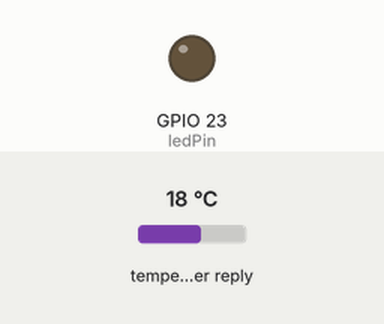
The sketch below on a simulated ESP32. On the bench: output pins drawn as LEDs (lit = HIGH). The inputs (shaded band) are chosen by the test bench; at power-on: temperature in the weather reply 18 °C. WiFi joins after 1.5 s; servers stay silent unless stated; the local clock reads 2024-03-15 10:24:30 at power-on unless the sketch sets it; web services answer with replies made up by the test bench; what the sketch prints to the serial monitor is not drawn.

Above: at 0.1 s.
At 4.9 s:
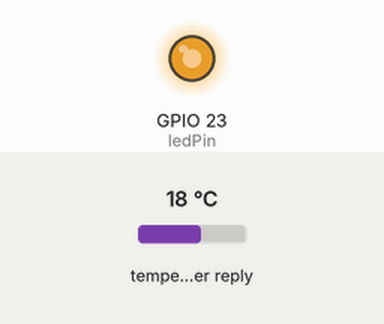
Timing chart, 0 to 6.4 s (numbered marks = the images above):
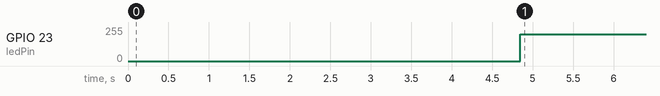

The sketch:

ESP32_script.ino
```cpp
#include <WiFi.h>  //Used to connect to a WiFi network
#include <HTTPClient.h> //Used to send HTTP requests
#include <ArduinoJson.h> //Used to process json documents

// Necessary parameters for use of PWM on ESP32 boards
const int channel = 0; //Number of the channel on which the PWM signal will be transmitted
const int freq = 1000; //PWM frequency of 1kHz
const int res = 8; //8-bit resolution, 256 values
const int ledPin = 23; //Pin of the ESP32 connected to the MOSFET

// WiFi and meteo API configurations
const char* ssid = "YOUR_WIFI_NAME_HERE";
const char* password = "YOUR_WIFI_PASSWORD_HERE";
const char* apiKey = "YOUR_API_KEY_HERE"; //API key provided by OpenWeatherMap
const char* server = "api.openweathermap.org"; //URL to request the meteorological data

// Working hours and time API configurations
const char* timeUrl = "http://worldtimeapi.org/api/timezone/Europe/Paris"; // URL to request the time of a city, the city and region can be changed
const int startHour = 7; // Starting hour of the lighting, can be changed here
const int endHour = 21; // Ending hour of the lighting, can be changed here

void setup()
{
  ledcSetup(channel, freq, res); // Creating a PWM signal with a frequency of freq and a resolution of res
  ledcAttachPin(ledPin, channel); // Connecting a pin of the ESP32 to the PWM generating channel

  Serial.begin(9600);
  WiFi.begin(ssid, password);
  while (WiFi.status() != WL_CONNECTED) // Verifying that the device is connected to WiFi
  {
    Serial.println("Connecting to WiFi...");
    delay(2000);
  }
  Serial.println("Connected to WiFi");
}

void loop()
{
  if(WiFi.status() == WL_CONNECTED) // Verify the WiFi connection
  {
    int hour = 0;
    HTTPClient httpTime;
    httpTime.begin(timeUrl);
    int httpTimeCode = httpTime.GET();
    if(httpTimeCode>0) // Verifying that the HTTP request for time was correctly processed
    {
      String payload = httpTime.getString();
      DynamicJsonDocument time(1024);
      deserializeJson(time, payload);
      String datetime = time["datetime"];
      hour = datetime.substring(11,13).toInt();
    }
    else
    {
      Serial.println("There was an error in the time API request.");
    }

    if(hour>=startHour && hour<endHour) // Verifying if the time corresponds to the activation time zone
    {
      HTTPClient http;
      String url = String("http://") + server + "/data/2.5/weather?lat=YOUR_LATITUDE&lon=YOUR_LONGITUDE&appid=" + apiKey; // Change the latitude and longitude by yours
      http.begin(url);
      int httpCode = http.GET();
      delay(2000);

      if(httpCode>0) // Verifying that the HTTP request for meteo was correctly processed
      {
        String payload = http.getString();
        Serial.println(payload);
        DynamicJsonDocument meteo(1024);
        deserializeJson(meteo, payload);
        int clouds = meteo["clouds"]["all"];
        int pwm = map(clouds, 0, 100, 50, 255);
        ledcWrite(channel, pwm);
      }
      else
      {
        Serial.println("There was an error in the meteo API request.");
      }
      http.end();
    }
    else
    {
      ledcWrite(channel, 0);
      Serial.println("Outside activation time zone");
    }
    delay(1800000); //delay 30 minutes before the next api calls
  }
}
```

Measured:
- by itself, GPIO 23 (ledPin): 0/255 → 202/255 at 4.8 s
